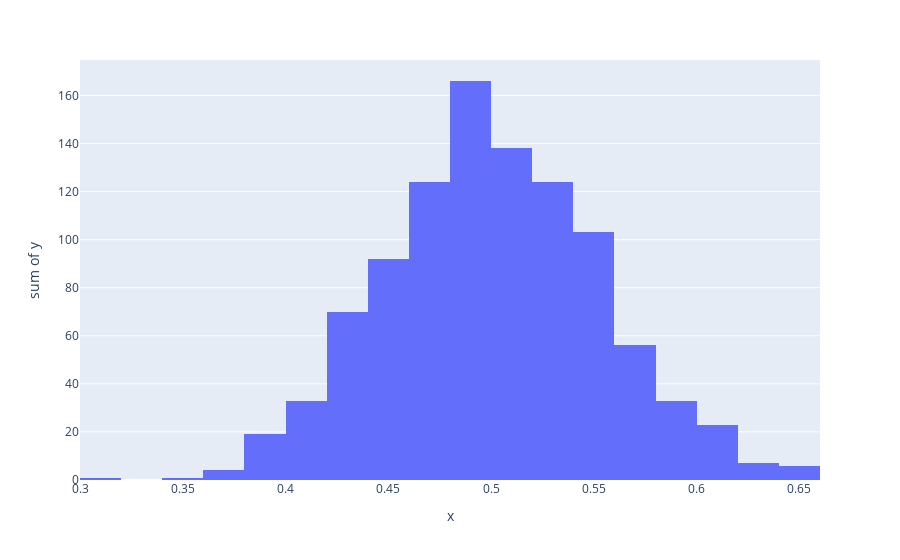

Notebook code for this chart:
### Markdown cell above
### The Central Limit Theorem

### Code cell
import random
import plotly.express as px

sample_size = 31
sample_count = 1_000

# Central limit theorem, 1000 samples each with 31
# random numbers between 0.0 and 1.0

x_values = [(sum([random.uniform(0, 1) for i in range(sample_size)]) / sample_size)
            for _ in range(sample_count)]
                                
y_values = [1 for _ in range(sample_count)]
                                
px.histogram(x = x_values, y = y_values, nbins = 20).show()

### Figure 1 — Plotly figure (JSON) as saved in the notebook; plotly's stock layout.template omitted (floating-point values rounded to 4 significant figures; data arrays with more than 128 entries replaced by an {"elided": "..."} marker saying what was removed)
{"data": [{"alignmentgroup": "True", "bingroup": "x", "histfunc": "sum", "hovertemplate": "x=%{x}<br>sum of y=%{y}<extra></extra>", "legendgroup": "", "marker": {"color": "#636efa", "pattern": {"shape": ""}}, "name": "", "nbinsx": 20, "offsetgroup": "", "orientation": "v", "showlegend": false, "type": "histogram", "x": {"elided": "1000 float values"}, "xaxis": "x", "y": {"elided": "1000 int values"}, "yaxis": "y"}], "layout": {"autosize": true, "barmode": "relative", "legend": {"tracegroupgap": 0}, "margin": {"t": 60}, "xaxis": {"anchor": "y", "autorange": true, "domain": [0, 1], "range": [0.3, 0.66], "title": {"text": "x"}, "type": "linear"}, "yaxis": {"anchor": "x", "autorange": true, "domain": [0, 1], "range": [0, 174.7], "title": {"text": "sum of y"}, "type": "linear"}}}
